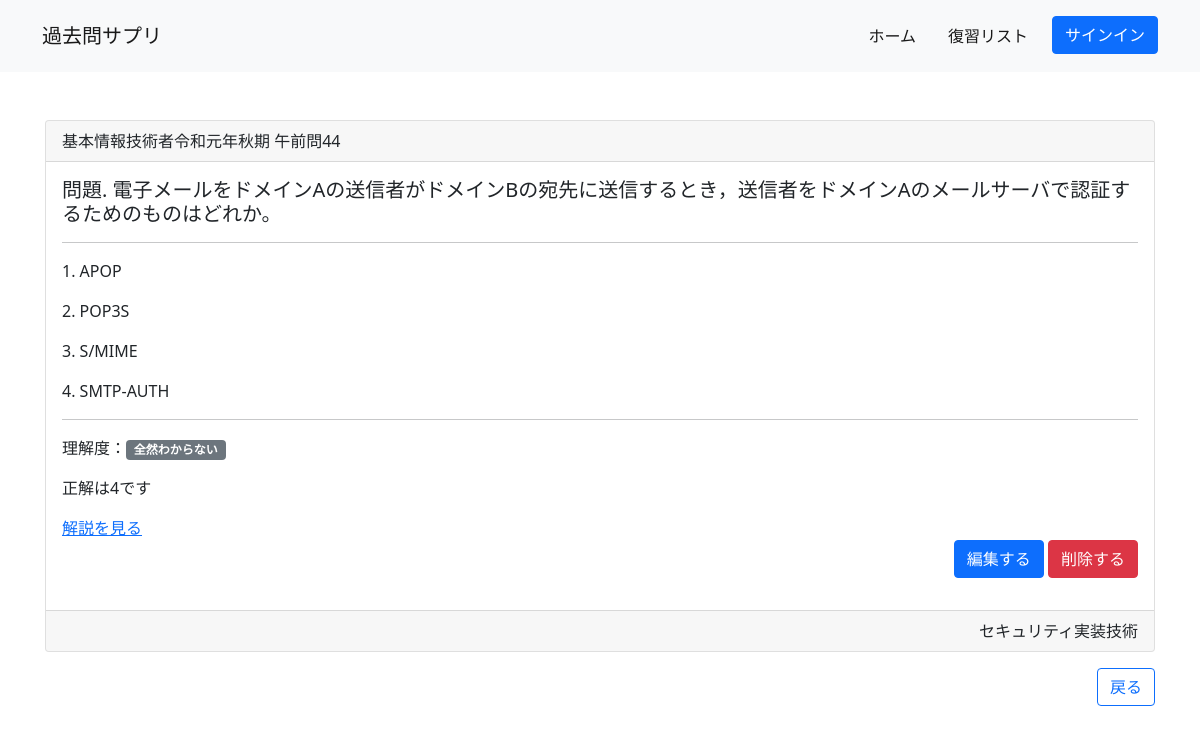
The page /detail/26 on the database its author committed.
### exam/models.py (models this page shows, shortened)
class Question(models.Model):
    question = models.CharField(max_length=255)
    filed = models.CharField(max_length=50)
    choice1 = models.CharField(max_length=255)
    choice2 = models.CharField(max_length=255)
    choice3 = models.CharField(max_length=255)
    choice4 = models.CharField(max_length=255)
    answer = models.IntegerField(default=0)
    title = models.CharField(max_length=50)
    url = models.URLField()
    comprehension = models.CharField(max_length=10)
    created = models.DateTimeField(default=timezone.now())

### exam/views.py (the view)
# urls.py: path('detail/<int:pk>',views.QuizDetailView.as_view(),name='detail'),
class QuizDetailView(DetailView):
    template_name = 'exam/detail.html'
    model = Question

### templates/exam/detail.html
{% extends 'exam/base.html' %}
{% block content %}
<div class="container pt-5">
    <div class="card mb-3" >
        <div class="card-header">
          {{object.title}}
        </div>
        <div class="card-body">
          <h5 class="card-title">問題. {{object.question}}</h5>
          <hr>
          <p class="card-text">1. {{object.choice1}}</p>
          <p class="card-text">2. {{object.choice2}}</p>
          <p class="card-text">3. {{object.choice3}}</p>
          <p class="card-text">4. {{object.choice4}}</p>
          <hr>
          <p class="card-text">理解度：<span class="badge bg-secondary">{{question.comprehension}}</span></p>
          <p>正解は{{object.answer}}です</p>
          <a href="{{'object.url'}}" target="_blank">解説を見る</a>
          <p class="text-end"><a class="btn btn-primary" href="{% url 'exam:update' object.pk%}">編集する</a> <a class="btn btn-danger" href="{% url 'exam:delete' object.pk%}">削除する</a></p>
        </div>
        <div class="card-footer text-end">
            {{object.filed}}
        </div>
    </div>
    <p class="text-end"><a href="{% url 'exam:list'%}" class="btn btn-outline-primary">戻る</a></p>
</div>
{% endblock content %}

### static/css/style.css (style rules this page uses)
*, *::before, *::after { box-sizing: border-box; }
a { color: #333; text-decoration: none; }
body { width: 100%; font-family: sans-serif; }
body > .container { padding: 60px 15px 0; }

### rows shown on the page
Question: title "基本情報技術者令和元年秋期 午前問44", question "電子メールをドメインAの送信者がドメインBの宛先に送信するとき，送信者をドメインAのメールサーバで認証するためのものはどれか。", choice1 "APOP", choice2 "POP3S", choice3 "S/MIME", choice4 "SMTP-AUTH", comprehension "全然わからない", answer "4", filed "セキュリティ実装技術"
